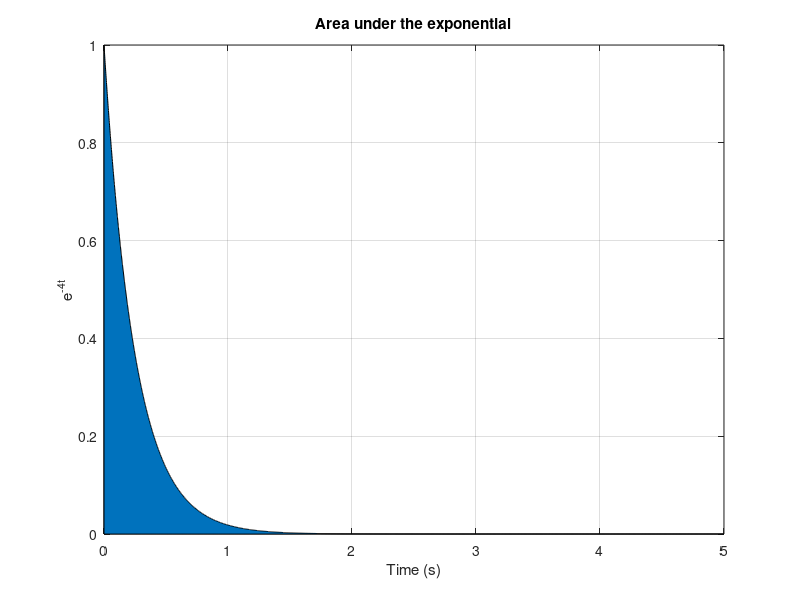

Reproduce this figure in MATLAB.
clear; clc; close all;
t = 0:0.001:5;
x = exp(-4*t);
E = trapz(t,x);
E_exact = 1/4;
fprintf('Numerical integral = %.9f\n',E);
fprintf('Exact integral = %.9f\n',E_exact);
fprintf('Absolute error = %.3e\n',abs(E-E_exact));
figure;
area(t,x); grid on;
xlabel('Time (s)'); ylabel('e^{-4t}');
title('Area under the exponential');
print(gcf,'M2_Numerical_Integration','-dpng','-r300');
